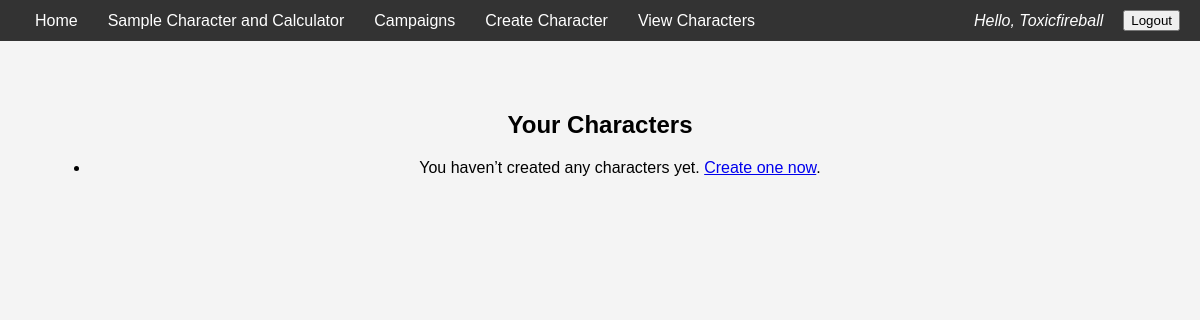
Before: /characters/ (signed in) with the older database file.
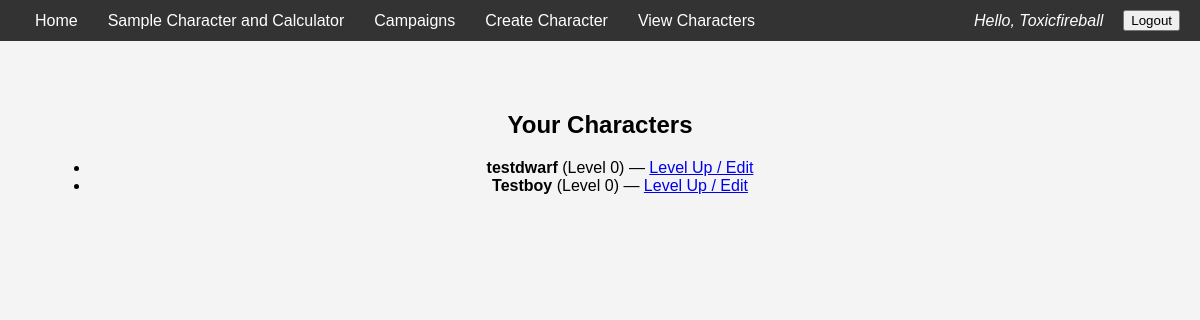
After: the same page with the newer database file.
### characters/models.py (models this page shows, shortened)
class Character(models.Model):
    user               = models.ForeignKey(User, on_delete=models.CASCADE, related_name='characters')
    name               = models.CharField(max_length=255)
    race               = models.CharField(max_length=50)
    subrace            = models.CharField(max_length=50, blank=True)
    half_elf_origin    = models.CharField(max_length=20, blank=True)
    bg_combo           = models.CharField(max_length=10, blank=True)
    main_background    = models.CharField(max_length=50, blank=True)
    side_background_1  = models.CharField(max_length=50, blank=True)
    side_background_2  = models.CharField(max_length=50, blank=True)
    HP = models.IntegerField(blank=True, null = True)
    temp_HP = models.IntegerField( blank=True,  null = True)
    strength           = models.IntegerField(default=8)
    dexterity          = models.IntegerField(default=8)
    constitution       = models.IntegerField(default=8)
    intelligence       = models.IntegerField(default=8)
    wisdom             = models.IntegerField(default=8)
    charisma           = models.IntegerField(default=8)
    level              = models.PositiveIntegerField(default=0)
    backstory          = models.TextField(blank=True)
    campaign           = models.ForeignKey(
                            Campaign,
                            on_delete=models.SET_NULL,
                            null=True, blank=True,
                            related_name="characters"
                        )
    created_at         = models.DateTimeField(auto_now_add=True)

### characters/views.py (the view)
# urls.py: path('', views.character_list, name='character_list'),
@login_required
def character_list(request):
    characters = request.user.characters.all()
    return render(request, 'characters/character_list.html', {'characters': characters})

### characters/templates/characters/character_list.html (shortened to what this page needs)
{% extends "home/base.html" %}
{% block content %}
<h2>Your Characters</h2>
<ul>
  {% for char in characters %}
    <li>
      <strong>{{ char.name }}</strong> (Level {{ char.level }})
      — <a href="{% url 'characters:level_up' char.id %}">Level Up / Edit</a>
    </li>
  {% empty %}
    <li>You haven’t created any characters yet. <a href="{% url 'characters:create_character' %}">Create one now</a>.</li>
  {% endfor %}
</ul>
{% endblock %}

### home/templates/home/base.html (shortened to what this page needs)
<!DOCTYPE html>
<html lang="en">
<head>
</head>
<body>
  <div class="navbar">
    <div class="nav-links">
      <a href="{% url 'home' %}">Home</a>
      <a href="{% url 'character_creator' %}">Sample Character and Calculator</a>
      {% if user.is_authenticated %}
        <a href="{% url 'campaigns:campaign_list' %}">Campaigns</a>
      {% endif %}
      {% if user.is_authenticated %}
      <a href="{% url 'characters:create_character' %}">Create Character</a>
      {% endif %}
      {% if user.is_authenticated %}
      <a href="{% url 'characters:character_list' %}">View Characters</a>
      {% endif %}
    </div>
    <div class="nav-links">
      {% if user.is_authenticated %}
        <span class="user-info">Hello, {{ user.username }}</span>
        <form action="{% url 'accounts:logout' %}" method="post" style="display:inline;">
            <button type="submit">Logout</button>
          </form>
      {% else %}
        <a href="{% url 'accounts:login' %}">Login</a>
        <a href="{% url 'accounts:register' %}">Register</a>
      {% endif %}
    </div>
  </div>
  <div class="content">
    {% block content %}{% endblock %}
  </div>
</body>
</html>

### home/templates/home/base.html (style rules this page uses)
body { font-family: Arial, sans-serif; margin: 0; padding: 0; background-color: #f4f4f4; }
.navbar { background-color: #333; color: white; padding: 10px 20px; display: flex; justify-content: space-between; align-items: center; }
.navbar a { color: white; text-decoration: none; margin: 0 15px; }
.navbar .nav-links { display: flex; align-items: center; }
.navbar .user-info { margin-right: 20px; font-style: italic; }
.content { text-align: center; padding: 50px; }

Changed rows visible on the page:
added Character: name "testdwarf", level "0"
added Character: name "Testboy", level "0"
Other visible differences:
text no longer shown: "You haven’t created any characters yet. Create one now ."
